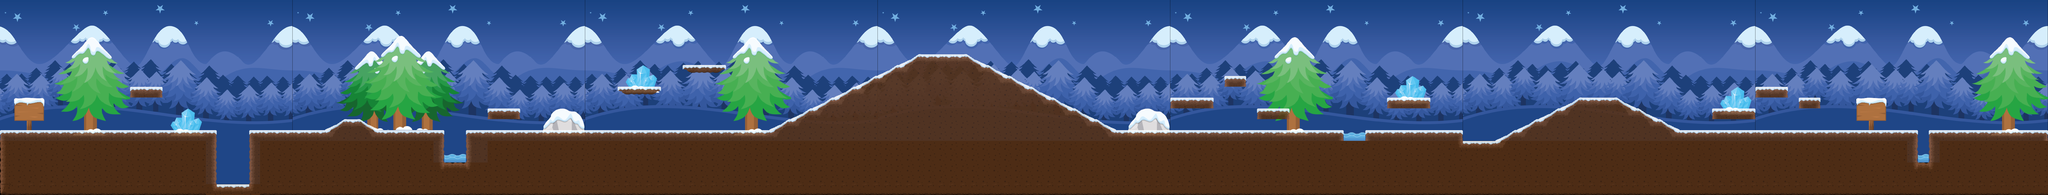

This is a level from a 2D game, rendered from its Tiled map with the project's own tilesets. A one-line summary and the map file follow, with tile-layer data summarised:
An orthogonal 189x18 tile map with 64x64 px tiles, 3 tile layers (background_image, Background, Ground), 2 tilesets and 29 objects (6x Slope, Player).

<map version="1.10" tiledversion="1.10.2" orientation="orthogonal" renderorder="right-down" width="189" height="18" tilewidth="64" tileheight="64" infinite="0" nextlayerid="12" nextobjectid="43">
 <tileset firstgid="1" source="BG_larger.tsx" />
 <tileset firstgid="352" source="game.tsx" />
 <layer id="10" name="background_image" width="189" height="18">
  <data>[3402 cells, 2493 non-empty, 351 distinct tile ids]</data>
 </layer>
 <objectgroup id="11" name="Metadata">
  <object id="39" type="Player" x="64" y="512" width="256" height="256" />
 </objectgroup>
 <layer id="2" name="Background" width="189" height="18">
  <data>[3402 cells, 540 non-empty, 250 distinct tile ids]</data>
 </layer>
 <layer id="1" name="Ground" width="189" height="18" opacity="0.9">
  <data>[3402 cells, 1324 non-empty, 16 distinct tile ids]</data>
 </layer>
 <objectgroup id="6" name="Collisions">
  <object id="2" x="0" y="768" width="1280" height="64" />
  <object id="3" x="1216" y="832" width="64" height="320" />
  <object id="6" x="1280" y="1088" width="192" height="64" />
  <object id="7" x="1472" y="768" width="64" height="384" />
  <object id="8" x="1536" y="768" width="384" height="64" />
  <object id="10" x="2240" y="768" width="384" height="64" />
  <object id="11" x="2560" y="832" width="64" height="192" />
  <object id="12" x="2752" y="768" width="64" height="256" />
  <object id="13" x="2624" y="960" width="128" height="64" />
  <object id="15" x="2816" y="768" width="1728" height="64" />
  <object id="16" type="Slope" x="4544" y="320" width="896" height="448">
   <properties>
    <property name="leftTop" type="int" value="0" />
    <property name="rightTop" type="int" value="448" />
   </properties>
  </object>
  <object id="17" type="Slope" x="5696" y="320" width="896" height="448">
   <properties>
    <property name="leftTop" type="int" value="448" />
    <property name="rightTop" type="int" value="0" />
   </properties>
  </object>
  <object id="19" x="5440" y="320" width="256" height="64" />
  <object id="21" x="6592" y="768" width="1344" height="64" />
  <object id="23" x="8064" y="768" width="576" height="64" />
  <object id="24" x="8640" y="832" width="192" height="64" />
  <object id="25" type="Slope" x="8832" y="576" width="512" height="256">
   <properties>
    <property name="leftTop" type="int" value="0" />
    <property name="rightTop" type="int" value="256" />
   </properties>
  </object>
  <object id="26" x="9344" y="576" width="192" height="64" />
  <object id="27" type="Slope" x="9536" y="576" width="384" height="192">
   <properties>
    <property name="leftTop" type="int" value="192" />
    <property name="rightTop" type="int" value="0" />
   </properties>
  </object>
  <object id="28" x="9920" y="768" width="1408" height="64" />
  <object id="29" x="11264" y="832" width="64" height="192" />
  <object id="30" x="11328" y="960" width="128" height="64" />
  <object id="31" x="11392" y="768" width="64" height="192" />
  <object id="32" x="11456" y="768" width="640" height="64" />
  <object id="33" type="Slope" x="1920" y="704" width="128" height="64">
   <properties>
    <property name="leftTop" type="int" value="0" />
    <property name="rightTop" type="int" value="64" />
   </properties>
  </object>
  <object id="34" x="2048" y="704" width="64" height="64" />
  <object id="35" type="Slope" x="2112" y="704" width="128" height="64">
   <properties>
    <property name="leftTop" type="int" value="64" />
    <property name="rightTop" type="int" value="0" />
   </properties>
  </object>
  <object id="38" x="7936" y="832" width="128" height="64" />
 </objectgroup>
</map>